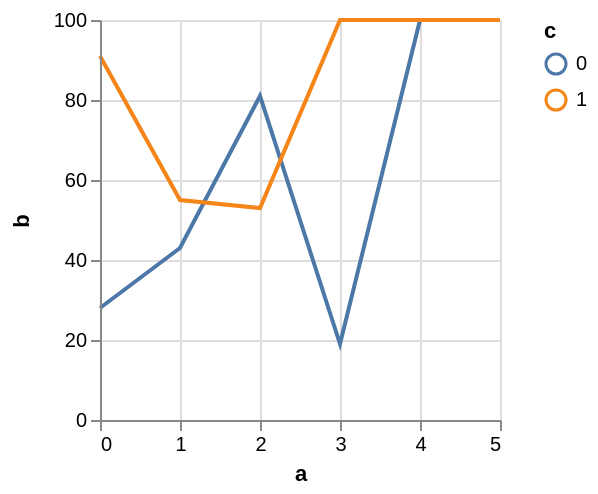

Vega-Lite specification stored for this chart:
### Vega specification from a JSON file in a GitHub repository (floating-point values rounded to 4 significant figures)
{"$schema": "https://vega.github.io/schema/vega/v5.json", "autosize": "pad", "padding": 5, "width": 200, "height": 200, "style": "cell", "data": [{"name": "source_0", "values": [{"a": 0, "b": 28, "c": 0}, {"a": 0, "b": 91, "c": 1}, {"a": 1, "b": 43, "c": 0}, {"a": 1, "b": 55, "c": 1}, {"a": 2, "b": 81, "c": 0}, {"a": 2, "b": 53, "c": 1}, {"a": 3, "b": 19, "c": 0}]}, {"name": "data_0", "source": "source_0", "transform": [{"type": "impute", "field": "b", "key": "a", "keyvals": {"signal": "sequence(4,6)"}, "method": "value", "groupby": ["c"], "value": null}, {"type": "formula", "expr": "datum.b === null ? 100 : datum.b", "as": "b"}]}], "marks": [{"name": "pathgroup", "type": "group", "from": {"facet": {"name": "faceted_path_main", "data": "data_0", "groupby": ["c"]}}, "encode": {"update": {"width": {"field": {"group": "width"}}, "height": {"field": {"group": "height"}}}}, "marks": [{"name": "marks", "type": "line", "style": ["line"], "sort": {"field": "datum[\"a\"]", "order": "descending"}, "from": {"data": "faceted_path_main"}, "encode": {"update": {"stroke": {"scale": "color", "field": "c"}, "tooltip": {"signal": "{\"a\": format(datum[\"a\"], \"\"), \"b\": format(datum[\"b\"], \"\"), \"c\": ''+datum[\"c\"]}"}, "x": {"scale": "x", "field": "a"}, "y": {"scale": "y", "field": "b"}, "defined": {"signal": "datum[\"a\"] !== null && !isNaN(datum[\"a\"]) && datum[\"b\"] !== null && !isNaN(datum[\"b\"])"}}}}]}], "scales": [{"name": "x", "type": "linear", "domain": {"data": "data_0", "field": "a"}, "range": [0, {"signal": "width"}], "nice": 1, "zero": false}, {"name": "y", "type": "linear", "domain": {"data": "data_0", "field": "b"}, "range": [{"signal": "height"}, 0], "nice": true, "zero": true}, {"name": "color", "type": "ordinal", "domain": {"data": "data_0", "field": "c", "sort": true}, "range": "category", "interpolate": "hcl"}], "axes": [{"scale": "x", "orient": "bottom", "grid": false, "title": "a", "labelFlush": true, "labelOverlap": true, "tickCount": {"signal": "ceil(width/40)"}, "zindex": 1}, {"scale": "x", "orient": "bottom", "gridScale": "y", "grid": true, "tickCount": {"signal": "ceil(width/40)"}, "domain": false, "labels": false, "maxExtent": 0, "minExtent": 0, "ticks": false, "zindex": 0}, {"scale": "y", "orient": "left", "grid": false, "title": "b", "labelOverlap": true, "tickCount": {"signal": "ceil(height/40)"}, "zindex": 1}, {"scale": "y", "orient": "left", "gridScale": "x", "grid": true, "tickCount": {"signal": "ceil(height/40)"}, "domain": false, "labels": false, "maxExtent": 0, "minExtent": 0, "ticks": false, "zindex": 0}], "legends": [{"stroke": "color", "gradientLength": {"signal": "clamp(height, 64, 200)"}, "title": "c"}], "config": {"axisY": {"minExtent": 30}}}
